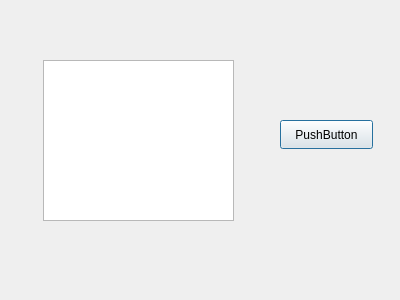
<?xml version="1.0" encoding="UTF-8"?>
<ui version="4.0">
 <class>MyDialog</class>
 <widget class="QDialog" name="MyDialog">
  <property name="geometry">
   <rect>
    <x>0</x>
    <y>0</y>
    <width>400</width>
    <height>300</height>
   </rect>
  </property>
  <property name="windowTitle">
   <string>Dialog</string>
  </property>
  <widget class="QTextEdit" name="textEdit">
   <property name="geometry">
    <rect>
     <x>43</x>
     <y>60</y>
     <width>191</width>
     <height>161</height>
    </rect>
   </property>
  </widget>
  <widget class="QPushButton" name="pushButton">
   <property name="geometry">
    <rect>
     <x>280</x>
     <y>120</y>
     <width>93</width>
     <height>29</height>
    </rect>
   </property>
   <property name="text">
    <string>PushButton</string>
   </property>
  </widget>
 </widget>
 <resources/>
 <connections/>
</ui>
